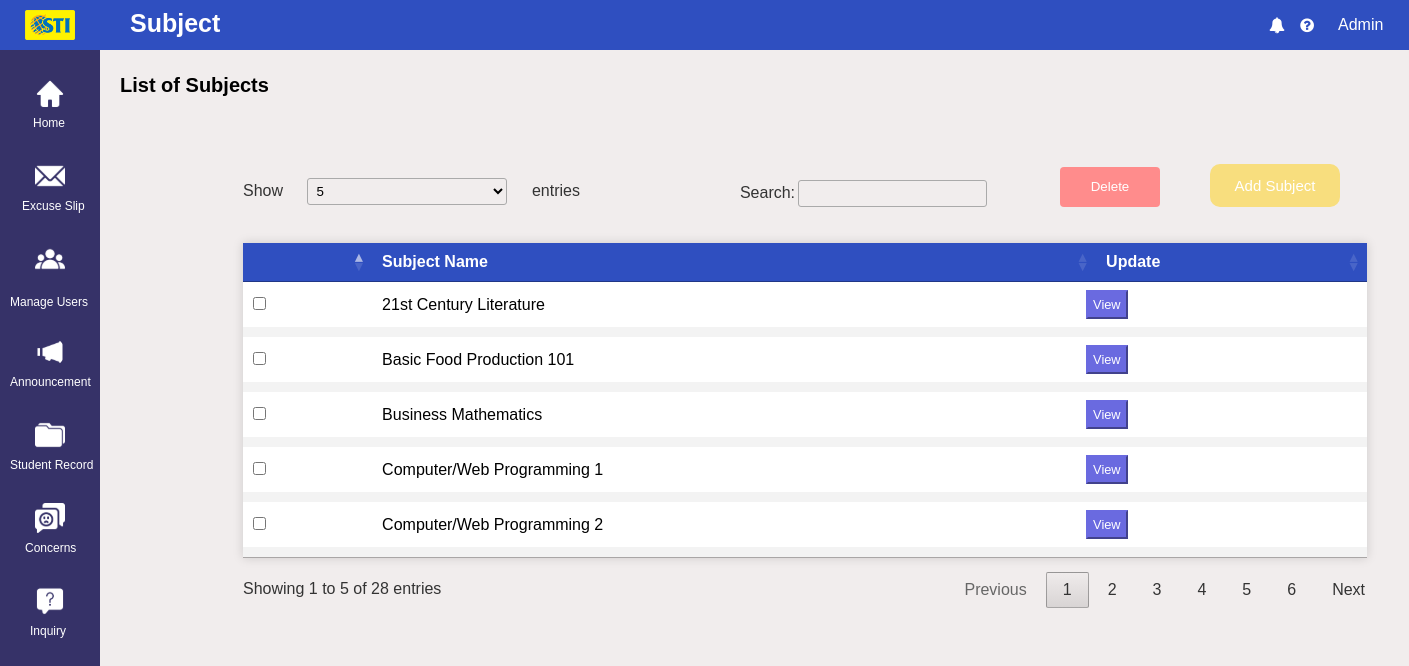
Screenshot of /Admin/Lists_of_Subjects.php with the database file from the repository.
### tables this page shows
CREATE TABLE `subject` (
  `Subject_ID` int(255) NOT NULL,
  `Teacher_ID` int(255) NOT NULL,
  `Student_ID` int(255) NOT NULL,
  `Subject_Name` varchar(500) NOT NULL
);

### Admin/Lists_of_Subjects.php (the view, shortened to what this page needs)
<?php
    require 'config.php';
?>
<!DOCTYPE html>
<html lang="en">
<head>
     <link rel="stylesheet" href="Lists_of_Subjects.css" type="text/css">
     <link href="css/jquery.dataTables.min.css" rel="stylesheet">
     <link rel="stylesheet" href="https://stackpath.bootstrapcdn.com/font-awesome/4.7.0/css/font-awesome.min.css">
</head>
<body>
    <div class="container">
        <div class="navigation">
            <ul>
                <li>
                    <a href="">
                    </a>
                </li>
                <li>
                    <a href="dash.php">
                    <span class="icon"><img src="images/sidebar_menu/Home.svg" alt=""></span>
                    <span class="title1" ><br>Home</span>
                    </a>
                </li>
                <li>
                    <a href="Lists_of_Excuse_Letter.php">
                    <span class="icon"><img src="images/sidebar_menu/Excuse_slip.svg" alt=""></span>
                    <span class="title2" ><br>Excuse Slip</span>
                    </a>
                </li>
                <li><a href="">
                    <div class="dropdown1">
                        <span class="icon" style="padding-top: -100px;"><img src="images/sidebar_menu/Manage_Users.svg" alt=""></span>
                        <a class="dropbtn1" style="margin-top: -40px;">
                            <span class="title">Manage Users</span>
                        </a>
                    </div></a>
                </li>
                <li>
                    <a href="Lists_of_Announcement.php">
                    <span class="icon"><img src="images/sidebar_menu/Announcement.svg" alt=""></span>
                    <span class="title" ><br>Announcement</span>
                    </a>
                </li>
                <li>
                    <a href="Student_Record.php">
                    <span class="icon"><img src="images/sidebar_menu/Student_Record.svg" alt=""></span>
                    <span class="title" ><br>Student Record</span>
                    </a>
                </li>
                <li>
                    <a href="Lists_of_Concerns.php">
                    <span class="icon"><img src="images/sidebar_menu/Concerns.svg" alt=""></span>
                    <span class="title3" ><br>Concerns</span>
                    </a>
                </li>
                <li>
                    <a href="List_of_Inquiries.php">
                    <span class="icon"><img src="images/sidebar_menu/Inquiry.svg" alt=""></span>
                    <span class="title4" ><br>Inquiry</span>
                    </a>
                </li>
            </ul>
        </div>
        <div class="main">
            <span id="logo"><img src="images/sti_logo.png" alt=""></span>
            <div class="topbar">
                <div class="toptitle">
                    <h2>Subject</h2>
                </div>
                <div class="icons">
                    <i class="fa fa-bell"></i>
                    <i class="fa fa-question-circle"></i>
                </div>
                <div class="dropdown">
                    <button class="dropbtn">Admin</button>
                </div>
                </div>
                </div>
                <div class="main1">
                    <div class="title2">
                      <h1>List of Subjects</h1>
                      <div class="bot">
                      <span class="delete"><input type="submit" value="Delete" id="delete_records"></span>
                      <form action="code.php" method="POST" enctype="multipart/form-data">
                        <span class="create">
                            <button type="button" class="btn btn-primary btn-sm" data-toggle="modal" data-target="#exampleModal" id="submit">Add Subject</button>
                        </span>
                    </div>
                    </div>
                    </div>
                </div>
                <div class="card-header">
                    <table id="myDataTable" class="hover" style="margin-left: 80px;">
                        <thead>
                            <tr>
                                <th></th>
                                <th>Subject Name</th>
                                <th>Update</th>
                            </tr>
                        </thead>
                        <tbody>
                        <?php
                            $query = "SELECT * FROM `subject` ORDER BY `Subject_Name` ASC";
                            $query_run = mysqli_query($link, $query);
                            if(mysqli_num_rows($query_run) > 0)
                            {
                                foreach($query_run as $subject)
                                {
                                    ?>
                                    <tr>
                                        <td>
                                            <input type="checkbox" class="emp_checkbox" data-emp-id="<?= $subject['Subject_ID']; ?>">
                                        </td>
                                        <td><?= $subject['Subject_Name']; ?></a></td>
                                        <td><a href="Update_Subject.php?id=<?= $subject['Subject_ID']; ?>"><button type="submit" class="btn btn-update">View</button></a></td>
                                    </tr>
                                    <?php
                                }
                            }
                            else
                            {
                            }
                        ?>
                        </tbody>
                    </table>
                </div>
</body>
</html>

### Admin/Lists_of_Subjects.php (style rules this page uses)
.card-header { margin-left: 133px; text-align: center; margin-top: -60px; }
table.dataTable th, table.dataTable td { border-bottom: 10px solid #f3f3f3; font-size: 16px; }
table.dataTable td { background-color: white; height: 10px; }

### rows the page displays
subject: Subject_Name "21st Century Literature"
subject: Subject_Name "Basic Food Production 101"
subject: Subject_Name "Business Mathematics"
subject: Subject_Name "Computer/Web Programming 1"
subject: Subject_Name "Computer/Web Programming 2"
